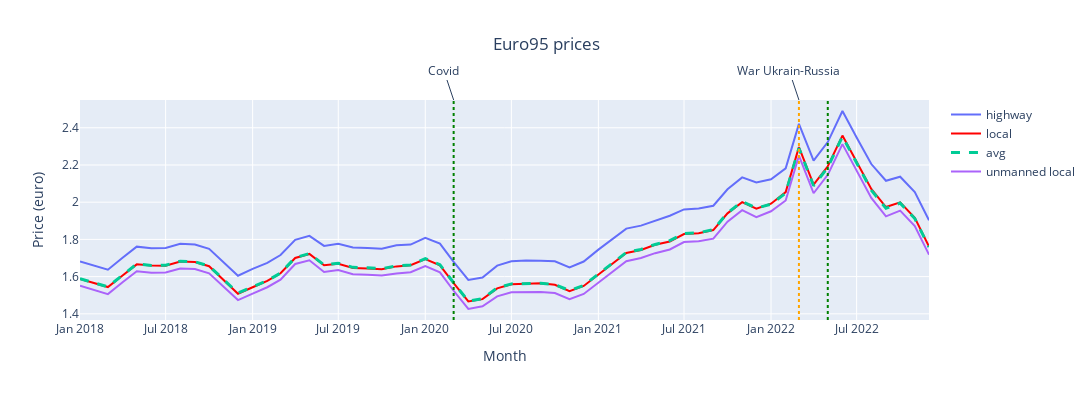
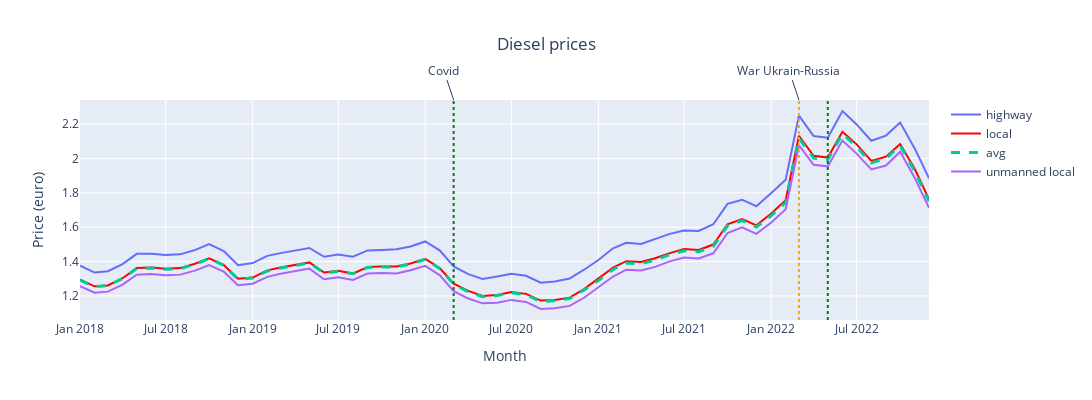
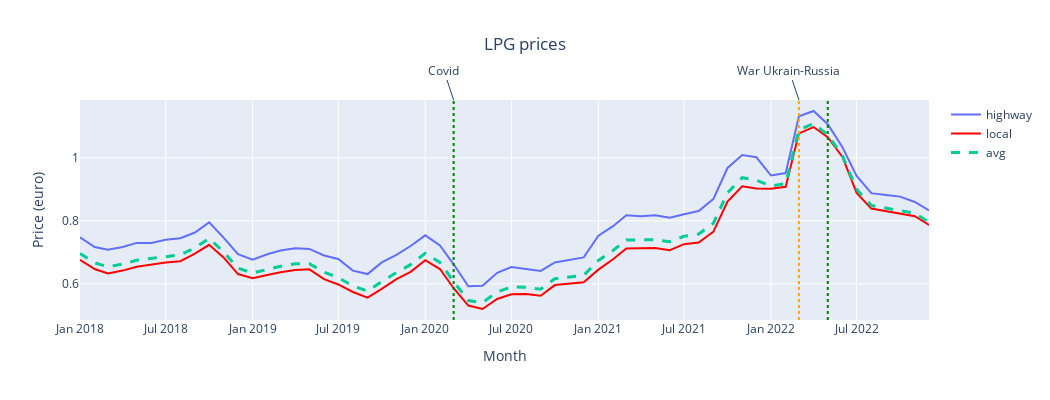

Source (notebook cell) for these figures, in order:
### Markdown cell above
# Subquestion 2: To what extend does the location of the gas stations determine fuel price trends?
Gas station can have different locations, in this subquestion two locations are distinguished: gas stations near the highways and gas stations far away from the highways. It is investigated to what extend this location has an influence on the development of the fuel prices and how this relates to the general fuel trend. It is expected that gas station near highways have higher prices due to the convenience they offer to travelers and the associated operating costs. Additionally, factors like regional regulations, and supply and demand dynamics can influence the variation in fuel prices near highways.

### Code cell
# Plot Euro95
fig = go.Figure()
fig.add_trace(go.Scatter(x=highway.index, y=highway['highway Euro95'],
                    mode='lines', name='highway'))
fig.add_trace(go.Scatter(x=highway.index, y=local['local Euro95'],
                    line=dict(color='red', width=2), name='local'))
fig.add_trace(go.Scatter(x=highway.index, y=avg['avg Euro95'],
                    name='avg', line=dict( width=3, dash='dash')))
fig.add_trace(go.Scatter(x=highway.index, y=unmanned['unmanned local Euro95'],
                    mode='lines', name='unmanned local'))
fig.update_layout(width=1100, height=400)
fig.update_layout(title={'text': 'Euro95 prices', 'x': 0.5}, xaxis_title='Month', yaxis_title='Price (euro)')
fig.add_vline(x="2020-03", line_width=2, line_dash="dot", line_color="green")
fig.add_annotation(x="2020-03", y=1, yref="paper", text="Covid")
fig.add_vline(x="2022-05", line_width=2, line_dash="dot", line_color="green")
fig.add_vline(x="2022-03", line_width=2, line_dash="dot", line_color="orange")
fig.add_annotation(x="2022-03", y=1, yref="paper", text="War Ukrain-Russia")

fig.show()

# Plot diesel
fig = go.Figure()
fig.add_trace(go.Scatter(x=highway.index, y=highway['highway Diesel'],
                    mode='lines', name='highway'))
fig.add_trace(go.Scatter(x=highway.index, y=local['local Diesel'],
                    line=dict(color='red', width=2), name='local'))
fig.add_trace(go.Scatter(x=highway.index, y=avg['avg Diesel'],
                    name='avg', line=dict( width=3, dash='dash')))
fig.add_trace(go.Scatter(x=highway.index, y=unmanned['unmanned local Diesel'],
                    mode='lines', name='unmanned local'))
fig.update_layout(width=1100, height=400)
fig.update_layout(title={'text': 'Diesel prices', 'x': 0.5}, xaxis_title='Month', yaxis_title='Price (euro)')
fig.add_vline(x="2020-03", line_width=2, line_dash="dot", line_color="green")
fig.add_annotation(x="2020-03", y=1, yref="paper", text="Covid")
fig.add_vline(x="2022-05", line_width=2, line_dash="dot", line_color="green")
fig.add_vline(x="2022-03", line_width=2, line_dash="dot", line_color="orange")
fig.add_annotation(x="2022-03", y=1, yref="paper", text="War Ukrain-Russia")

fig.show()

# Plot LPG
fig = go.Figure()
fig.add_trace(go.Scatter(x=highway.index, y=highway['highway LPG'],
                    mode='lines', name='highway'))
fig.add_trace(go.Scatter(x=highway.index, y=local['local LPG'],
                    line=dict(color='red', width=2), name='local'))
fig.add_trace(go.Scatter(x=highway.index, y=avg['avg LPG'],
                    name='avg', line=dict( width=3, dash='dash')))
fig.update_layout(width=1050, height=400)
fig.update_layout(title={'text': 'LPG prices', 'x': 0.5}, xaxis_title='Month', yaxis_title='Price (euro)')
fig.add_vline(x="2020-03", line_width=2, line_dash="dot", line_color="green")
fig.add_annotation(x="2020-03", y=1, yref="paper", text="Covid")
fig.add_vline(x="2022-05", line_width=2, line_dash="dot", line_color="green")
fig.add_vline(x="2022-03", line_width=2, line_dash="dot", line_color="orange")
fig.add_annotation(x="2022-03", y=1, yref="paper", text="War Ukrain-Russia")

fig.show()

# a lot in this plotting is done double?
